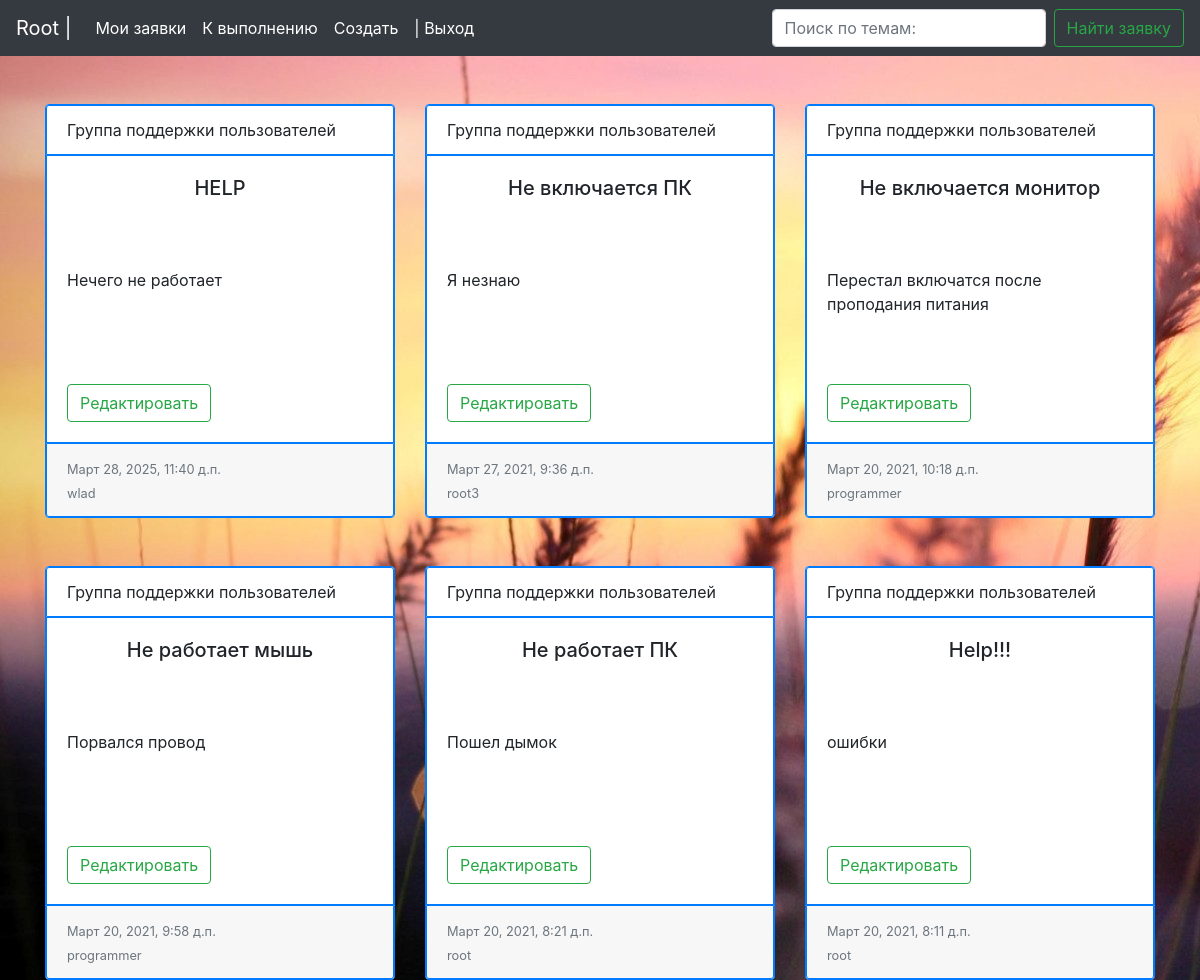
Screenshot of //run (signed in) with the database file from the repository.
### qr_accounting/models.py (models this page shows, shortened)
class Lecture(models.Model):
    created_at = models.DateTimeField(auto_now_add=True)
    topic = models.CharField(max_length=200)
    description = models.CharField(max_length=500, blank=True)
    lecturer = models.ForeignKey(User, on_delete=models.SET_NULL, null=True)
    uuid = models.CharField(max_length=200, blank=True, unique=True)
    group = models.CharField(max_length=100)
    STATUS_CHOICES = (
        ('Выполнена', 'Выполнена'),
        ('В работе', 'В работе'),
        ('Отменена', 'Отменена')
    )
    status = models.CharField(max_length=100, choices=STATUS_CHOICES, default=STATUS_CHOICES[1])

### qr_accounting/views.py (the view)
# urls.py: path('/run', LecturersViewRun.as_view(), name='run'),
class LecturersViewRun(LecturersView):
    def get(self, request):
        user = request.user
        words = request.GET.get('words')
        page = request.GET.get('page')
        context = get_contextRun(user, words, page)
        return TemplateResponse(request, 'qr_accounting/lectures.html', context)

### qr_accounting/forms.py
class LectureForm(ModelForm):
    group = forms.ModelChoiceField(label='Группа', queryset=None, widget=forms.Select(attrs={'class': 'form-control'}))
    user = None
    usergroups = None
    def __init__(self, *args, **kwargs):
        self.usergroups = Group.objects.filter(~Q(name='executor'))
        super(LectureForm, self).__init__(*args, **kwargs)
        self.fields['group'].queryset = self.usergroups
    class Meta:
        model = Lecture
        fields = ['topic', 'description', 'group', 'status']
        labels = {
            'topic': _('Тема:'),
            'description': _('Описание:'),
            'group': _('Группа'),
            'status': _('Статус'),
        }
        widgets = {
            'date': TextInput(attrs={'class': 'form-control'}),
            'topic': TextInput(attrs={'class': 'form-control'}),
            'description': TextInput(attrs={'class': 'form-control'}),
            'group': forms.Select(attrs={'class': 'form-control'}),
            'status': forms.Select(attrs={'class': 'form-control'}),
        }

### qr_accounting/service.py (called while the page is built)
def get_contextRun(lecturer, words=None, page=1):
    for g in lecturer.groups.all():
        group = switch_group(g)
        if group != "null":
            break
    if not page:
        page = 1
    if words:
        lectures = Lecture.objects.filter(group=group, topic__icontains=words.strip()).order_by('-created_at')
    else:
        lectures = Lecture.objects.filter(group=group).order_by('-created_at')
    paginator = Paginator(lectures, COUNT_CARDS)
    context = {
        'lectures': paginator.page(page),
        'create_form': LectureForm(),
        'words': words,
        'pages': range(1, math.ceil(len(lectures) / COUNT_CARDS) + 1),
    }
    return context

def switch_group(x):
    print("------------------", x)
    if x.name in "Группа поддержки пользователей":
        print("++++++++++++++")
        return x
    elif x.name in 'Группа сетевых технологий':
        return x
    elif x.name in 'Группа разработки':
        return x.name
    else:
        return "null"

### templates/qr_accounting/lectures.html (shortened to what this page needs)
{% extends 'qr_accounting/base.html' %}
{% block navbar %}
    {% include 'qr_accounting/navbar.html' %}
{% endblock %}
{% block content %}
    {% for lecture in lectures %}
        <div class="col-sm-12 col-md-12 col-lg-4 mt-5">
            <div class="card border border-primary">
                <div class="card-header bg-transparent border border-primary">{{ lecture.group }}</div>
                <div class="card-body border border-primary">
                    <h5 class="card-title" align="center" style="height: 80px; overflow-y: auto">{{ lecture.topic }}</h5>
                    <p class="card-text" style="height: 100px; overflow-y: auto">{{ lecture.description }}</p>
                    <a type="button" href="/lecture/{{ lecture.id }}" class="btn btn-outline-success">Редактировать</a>
                </div>
                <div class="card-footer border border-primary">
                    <small class="text-muted">{{ lecture.created_at }}</small>
                    <br>
                    <small class="text-muted">{{ lecture.lecturer }}</small>
                </div>
            </div>
        </div>
    {% endfor %}
{% endblock %}

### templates/qr_accounting/base.html (shortened to what this page needs)
{% load static %}
<!DOCTYPE html>
<html lang="en">
<head>
<body id="bg" style="background-image: url('{% static "css/1.jpg"%}')";>
    <link rel="stylesheet" href="https://stackpath.bootstrapcdn.com/bootstrap/4.4.1/css/bootstrap.min.css">
</head>
<body>
    {% block navbar %}
    {% endblock %}
    <div class="container">
        <div class="row">
            {% block content %}
            {% endblock %}
        </div>
    </div>
</body>
</html>

### templates/qr_accounting/navbar.html (shortened to what this page needs)
<nav class="navbar navbar-expand-lg  navbar-dark bg-dark">
    <a class="navbar-brand dropdown" href="{% url 'main_page_url' %}">
        {{ user.username|title}} |
    </a>
    <div class="collapse navbar-collapse" id="navbarSupportedContent">
        <ul class="navbar-nav mr-auto">
            <li class="nav-item active">
                <a class="nav-link" href="{% url 'main_page_url' %}">Мои заявки<span class="sr-only">(current)</span></a>
            </li>
            <li class="nav-item active">
                <a class="nav-link" href="{% url 'run' %}">К выполнению<span class="sr-only">(current)</span></a>
            </li>
            <li class="nav-item active">
                <a class="nav-link" data-toggle="modal" href=""data-target="#exampleModal">Создать<span class="sr-only">(current)</span></a>
            </li>
                                          <li class="nav-item active">
                <a class="nav-link" href="{% url 'bye_bye'%}">| Выход<span class="sr-only">(current)</span></a>
            </li>
        </ul>
        <form class="form-inline my-2 my-lg-0" action="{% url 'main_page_url' %}">
            <input name="words" class="form-control mr-sm-2" type="search" placeholder="Поиск по темам:" aria-label="Search">
            <button class="btn btn-outline-success my-2 my-sm-0" type="submit">Найти заявку</button>
        </form>
    </div>
</nav>

### rows the page displays
Lecture: group "Группа поддержки пользователей", topic "HELP", description "Нечего не работает", created_at "Март 28, 2025, 11:40 д.п.", lecturer "wlad"
Lecture: group "Группа поддержки пользователей", topic "Не включается ПК", description "Я незнаю", created_at "Март 27, 2021, 9:36 д.п.", lecturer "root3"
Lecture: group "Группа поддержки пользователей", topic "Не включается монитор", description "Перестал включатся после проподания питания", created_at "Март 20, 2021, 10:18 д.п.", lecturer "programmer"
Lecture: group "Группа поддержки пользователей", topic "Не работает мышь", description "Порвался провод", created_at "Март 20, 2021, 9:58 д.п.", lecturer "programmer"
Lecture: group "Группа поддержки пользователей", topic "Не работает ПК", description "Пошел дымок", created_at "Март 20, 2021, 8:21 д.п.", lecturer "root"
Lecture: group "Группа поддержки пользователей", topic "Help!!!", description "ошибки", created_at "Март 20, 2021, 8:11 д.п.", lecturer "root"

### other values shown
{{ user.username|title }} "Root"
